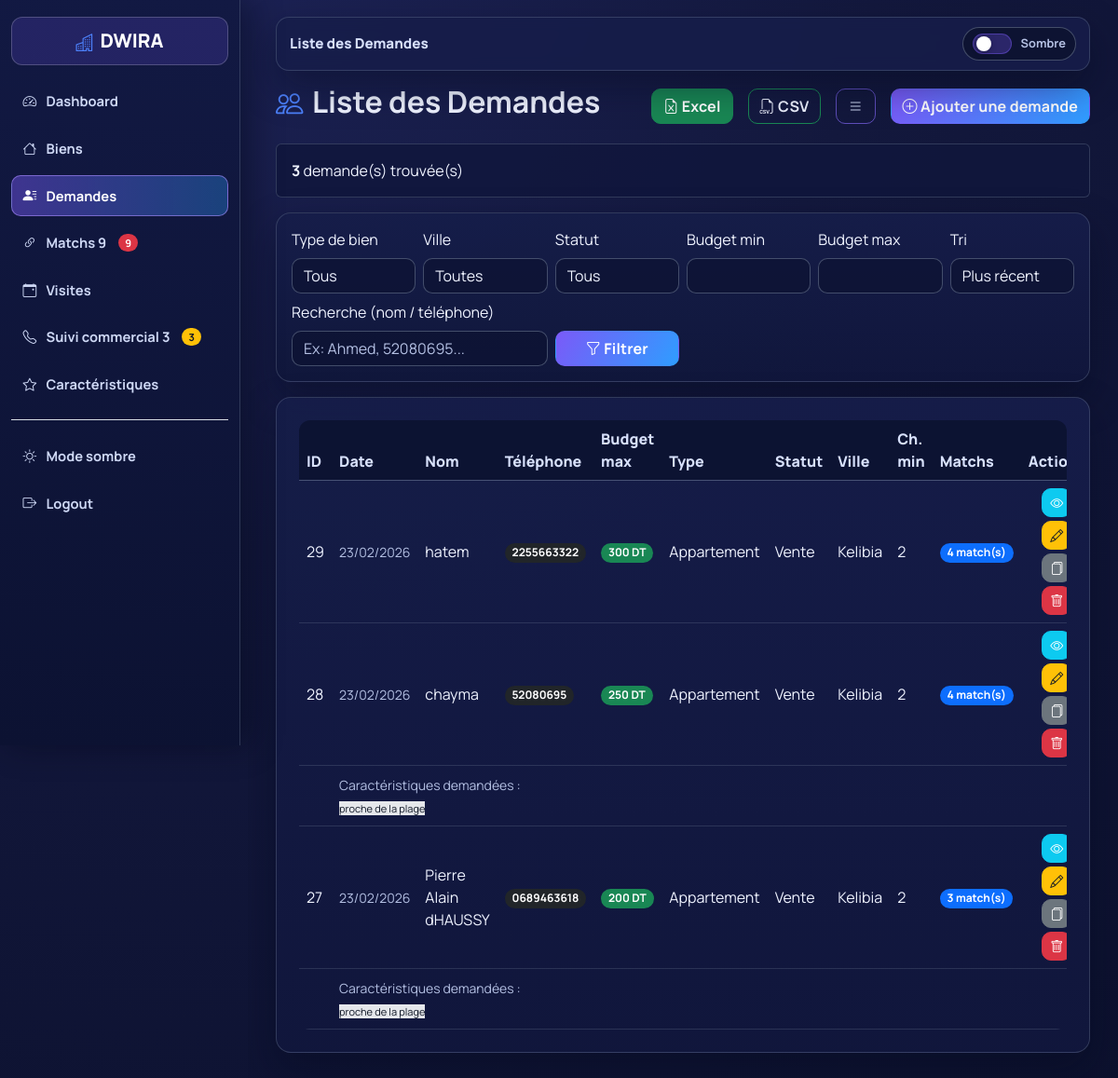
The app's page /Dwira/admin/demandes/list.php (signed in) with its own data.
### tables this page shows
CREATE TABLE `clients_demandes` (
  `id` int(11) NOT NULL,
  `nom` varchar(100) NOT NULL,
  `telephone` varchar(30) NOT NULL,
  `budget_max` decimal(12,2) NOT NULL,
  `type_bien` varchar(50) NOT NULL,
  `statut` varchar(50) NOT NULL,
  `ville` varchar(100) NOT NULL,
  `zone` varchar(100) DEFAULT NULL,
  `chambres_min` int(11) DEFAULT 0,
  `caracteristiques` text DEFAULT NULL,
  `details` longtext DEFAULT NULL CHECK (json_valid(`details`)),
  `surface_min` decimal(8,2) DEFAULT NULL,
  `vue_mer` tinyint(4) DEFAULT 0,
  `parking` tinyint(4) DEFAULT 0,
  `active` tinyint(4) DEFAULT 1,
  `created_at` timestamp NOT NULL DEFAULT current_timestamp()
);

### Dwira/admin/demandes/list.php (the view, shortened to what this page needs)
<?php
require_once "../../config/db.php";
$totalMatchesNonVus = (int)$pdo->query("
    SELECT COUNT(*)
    FROM matches
    WHERE vu = 0
")->fetchColumn();
$totalMatchesToFollow = (int)$pdo->query("
    SELECT COUNT(*)
    FROM matches
    WHERE resultat_final IS NULL
      AND prochain_suivi_at IS NOT NULL
      AND prochain_suivi_at <= NOW()
")->fetchColumn();
$params = [];
$minBudget = $_GET['min_budget'] ?? '';
$maxBudget = $_GET['max_budget'] ?? '';
$search = trim($_GET['q'] ?? '');
$sort    = $_GET['sort'] ?? 'recent';
$orderBy = "created_at DESC";
$sql = "
    SELECT d.*,
           (
               SELECT COUNT(*)
               FROM matches m
               WHERE m.demande_id = d.id
           ) AS nb_matches
    FROM clients_demandes d
";
$sql .= " ORDER BY $orderBy";
$stmt = $pdo->prepare($sql);
$stmt->execute($params);
$demandes = $stmt->fetchAll(PDO::FETCH_ASSOC);
$totalDemandes = count($demandes);
?>
<!DOCTYPE html>
<html lang="fr">
<head>
    <link href="https://cdn.jsdelivr.net/npm/bootstrap@5.3.2/dist/css/bootstrap.min.css" rel="stylesheet">
    <link href="https://cdn.jsdelivr.net/npm/bootstrap-icons@1.11.1/font/bootstrap-icons.css" rel="stylesheet">
<link rel='stylesheet' href='/Dwira/assets/css/admin-unified.css?v=202602248'>
</head>
<body>
<div class="sidebar" id="sidebar">
    <div class="text-center text-white brand">🏠 DWIRA</div>
    <a href="../dashboard.php">
        <i class="bi bi-speedometer2"></i> Dashboard
    </a>
    <a href="../biens/list.php">
        <i class="bi bi-building"></i> Biens
    </a>
    <a href="list.php">
        <i class="bi bi-person-lines-fill"></i> Demandes
    </a>
    <a href="../matches/list.php">
        <i class="bi bi-link-45deg"></i> Matchs
        <?php if ($totalMatchesNonVus > 0): ?>
            <span class="badge bg-danger badge-sidebar ms-1"><?= $totalMatchesNonVus ?></span>
        <?php endif; ?>
    </a>
    <a href="../visites/list.php">
        <i class="bi bi-calendar-event"></i> Visites
    </a>
    <a href="../suivi_commercial/list.php">
        <i class="bi bi-telephone-outbound"></i> Suivi commercial
        <?php if ($totalMatchesToFollow > 0): ?>
            <span class="badge bg-warning text-dark badge-sidebar ms-1"><?= $totalMatchesToFollow ?></span>
        <?php endif; ?>
    </a>
    <a href="../caracteristiques/list.php">
        <i class="bi bi-star"></i> Caractéristiques
    </a>
    <hr class="bg-light">
    <a onclick="toggleTheme()" class="theme-toggle">
        <i class="bi bi-moon-stars-fill"></i> Mode sombre
    </a>
    <a href="../logout.php">
        <i class="bi bi-door-closed"></i> Logout
    </a>
</div>
<div class="main" id="main">
    <div class="d-flex justify-content-between align-items-center mb-3">
        <h2 class="fw-bold">👤 Liste des Demandes</h2>
        <div class="d-flex flex-wrap gap-2 justify-content-start justify-content-md-end">
            <a href="export_excel.php?<?= http_build_query($_GET) ?>" class="btn btn-success me-2">
                <i class="bi bi-file-earmark-excel"></i> Excel
            </a>
            <a href="export_csv.php?<?= http_build_query($_GET) ?>" class="btn btn-outline-success me-2">
                <i class="bi bi-filetype-csv"></i> CSV
            </a>
            <button class="btn btn-outline-primary me-2" onclick="toggleSidebar()">
                <i class="bi bi-list"></i>
            </button>
            <a href="add.php" class="btn btn-primary">
                <i class="bi bi-plus-circle"></i> Ajouter une demande
            </a>
        </div>
    </div>
    <div class="alert alert-light border d-flex justify-content-between align-items-center flex-wrap gap-2">
        <div>
            <strong><?= $totalDemandes ?></strong> demande(s) trouvée(s)
        </div>
    </div>
    <div class="card card-modern p-3 mb-3">
        <form method="GET" class="row g-2 align-items-end">
            <div class="col-md-2">
                <label class="form-label">Type de bien</label>
                <select name="type" class="form-select">
                    <option value="all">Tous</option>
                </select>
            </div>
            <div class="col-md-2">
                <label class="form-label">Ville</label>
                <select name="ville" class="form-select">
                    <option value="all">Toutes</option>
                </select>
            </div>
            <div class="col-md-2">
                <label class="form-label">Statut</label>
                <select name="statut" class="form-select">
                    <option value="all">Tous</option>
                </select>
            </div>
            <div class="col-md-2">
                <label class="form-label">Budget min</label>
                <input type="number" name="min_budget" class="form-control" value="<?= htmlspecialchars($minBudget) ?>">
            </div>
            <div class="col-md-2">
                <label class="form-label">Budget max</label>
                <input type="number" name="max_budget" class="form-control" value="<?= htmlspecialchars($maxBudget) ?>">
            </div>
            <div class="col-md-2">
                <label class="form-label">Tri</label>
                <select name="sort" class="form-select">
                    <option value="recent"      <?= $sort === 'recent' ? 'selected' : '' ?>>Plus récents</option>
                </select>
            </div>
            <div class="col-md-4 mt-2">
                <label class="form-label">Recherche (nom / téléphone)</label>
                <input type="text" name="q" class="form-control" placeholder="Ex: Ahmed, 52080695..." value="<?= htmlspecialchars($search) ?>">
            </div>
            <div class="col-md-2 mt-2">
                <button class="btn btn-primary w-100">
                    <i class="bi bi-funnel"></i> Filtrer
                </button>
            </div>
        </form>
    </div>
    <div class="card card-modern p-4">
        <div class="table-responsive table-modern">
            <table class="table align-middle mb-0">
                <thead>
                    <tr>
                        <th>ID</th>
                        <th>Date</th>
                        <th>Nom</th>
                        <th>Téléphone</th>
                        <th>Budget max</th>
                        <th>Type</th>
                        <th>Statut</th>
                        <th>Ville</th>
                        <th>Ch. min</th>
                        <th>Matchs</th>
                        <th class="text-center">Actions</th>
                    </tr>
                </thead>
                <tbody>
                <?php foreach($demandes as $demande): ?>
                    <?php
                        $caracs = json_decode($demande['caracteristiques'] ?? "[]", true);
                        $createdAt = $demande['created_at'] ?? null;
                        $createdAtLabel = $createdAt ? date('d/m/Y', strtotime($createdAt)) : '-';
                    ?>
                    <tr>
                        <td><?= (int)$demande['id'] ?></td>
                        <td><small class="text-muted"><?= htmlspecialchars($createdAtLabel) ?></small></td>
                        <td><?= htmlspecialchars($demande['nom'] ?? '') ?></td>
                        <td><span class="badge bg-dark"><?= htmlspecialchars($demande['telephone'] ?? '') ?></span></td>
                        <td>
                            <?php if(isset($demande['budget_max'])): ?>
                                <span class="badge bg-success">
                                    <?= number_format((float)$demande['budget_max'], 0, ',', ' ') ?> DT
                                </span>
                            <?php else: ?>
                                -
                            <?php endif; ?>
                        </td>
                        <td><?= htmlspecialchars($demande['type_bien'] ?? '') ?></td>
                        <td><?= htmlspecialchars($demande['statut'] ?? '') ?></td>
                        <td><?= htmlspecialchars($demande['ville'] ?? '') ?></td>
                        <td><?= (int)($demande['chambres_min'] ?? 0) ?></td>
                        <td>
                            <?php if((int)($demande['nb_matches'] ?? 0) > 0): ?>
                                <a href="view.php?id=<?= (int)$demande['id'] ?>#matches"
                                   class="badge bg-primary text-decoration-none">
                                    <?= (int)$demande['nb_matches'] ?> match(s)
                                </a>
                            <?php else: ?>
                                <span class="badge bg-secondary">0</span>
                            <?php endif; ?>
                        </td>
                        <td class="text-center">
                            <a href="view.php?id=<?= (int)$demande['id'] ?>" class="btn btn-sm btn-info mb-1">
                                <i class="bi bi-eye"></i>
                            </a>
                            <a href="edit.php?id=<?= (int)$demande['id'] ?>" class="btn btn-sm btn-warning mb-1">
                                <i class="bi bi-pencil"></i>
                            </a>
                            <a href="duplicate.php?id=<?= (int)$demande['id'] ?>"
                               class="btn btn-sm btn-secondary mb-1"
                               onclick="return confirm('Dupliquer cette demande ?')">
                                <i class="bi bi-files"></i>
                            </a>
                            <a href="delete.php?id=<?= (int)$demande['id'] ?>"
                               class="btn btn-sm btn-danger"
                               onclick="return confirm('Supprimer cette demande ?')">
                                <i class="bi bi-trash"></i>
                            </a>
                        </td>
                    </tr>
                    <?php if(count($caracs)): ?>
                        <tr>
                            <td></td>
                            <td colspan="10">
                                <small class="text-muted">Caractéristiques demandées :</small><br>
                                <?php foreach($caracs as $c): ?>
                                    <span class="badge-carac"><?= htmlspecialchars($c) ?></span>
                                <?php endforeach; ?>
                            </td>
                        </tr>
                    <?php endif; ?>
                <?php endforeach; ?>
                </tbody>
            </table>
        </div>
    </div>
</div>
</body>
</html>

### Dwira/admin/demandes/list.php (style rules this page uses)
:root { --bg: #f1f4f9; --card-bg: #ffffff; --text: #111827; --sidebar: #111827; }
body { background: var(--bg); color: var(--text); transition: 0.3s ease; }
.sidebar { height: 100vh; width: 250px; position: fixed; background: var(--sidebar); padding-top: 20px; transition: 0.3s; color: #e5e7eb; }
.sidebar .brand { font-weight: 700; margin-bottom: 20px; }
.sidebar a { display: block; color: #cbd5e1; padding: 8px 18px; text-decoration: none; transition: 0.3s; border-radius: 6px; font-size: 14px; }
.sidebar a i { margin-right: 6px; }
.main { margin-left: 250px; padding: 30px; transition: 0.3s; }
.card-modern { background: var(--card-bg); border-radius: 15px; box-shadow: 0 10px 25px rgba(0,0,0,0.05); border: none; }
.table-modern { border-radius: 12px; overflow: hidden; }
.table-modern thead { background: #2563eb; color: white; }
.theme-toggle { cursor: pointer; }
.badge-carac { background:#e5e7eb; color:#111827; font-size:11px; margin-right:3px; }
.badge-sidebar { font-size: 11px; vertical-align: middle; }

### records on screen
clients_demandes: id "29", created_at "23/02/2026", nom "hatem", telephone "2255663322", budget_max "300", type_bien "Appartement", statut "Vente", ville "Kelibia", chambres_min "2", nb_matches "4"
clients_demandes: id "28", created_at "23/02/2026", nom "chayma", telephone "52080695", budget_max "250", type_bien "Appartement", statut "Vente", ville "Kelibia", chambres_min "2", nb_matches "4", caracteristiques "proche de la plage"
clients_demandes: id "27", created_at "23/02/2026", nom "Pierre Alain dHAUSSY", telephone "0689463618", budget_max "200", type_bien "Appartement", statut "Vente", ville "Kelibia", chambres_min "2", nb_matches "3", caracteristiques "proche de la plage"

### other values on screen
$totalMatchesNonVus "9"
$totalMatchesToFollow "3"
$totalDemandes "3"
